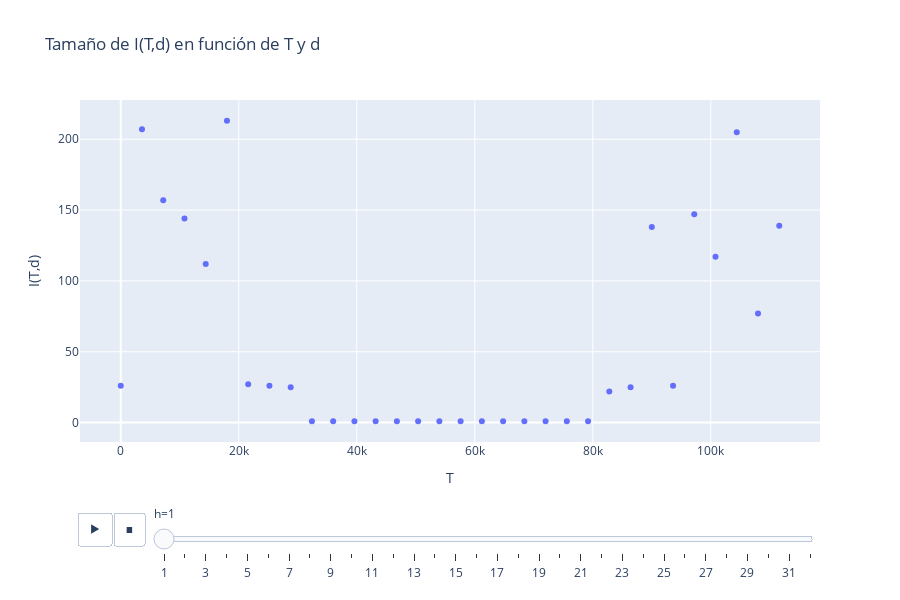

The notebook cell this image was saved under:
### Markdown cell above
### Grafico Animado de la evolución del tamaño de I(T,d) en función de T y d (en Horas)

### Code cell
fig = px.scatter(df_sim, x='T', y='I(T,d)', height=600, title='Tamaño de I(T,d) en función de T y d', animation_frame="h")
fig.show()

### Figure 1 — Plotly figure (JSON) as saved in the notebook; plotly's stock layout.template omitted (floating-point values rounded to 4 significant figures)
{"data": [{"hovertemplate": "h=1<br>T=%{x}<br>I(T,d)=%{y}<extra></extra>", "legendgroup": "", "marker": {"color": "#636efa", "symbol": "circle"}, "mode": "markers", "name": "", "orientation": "v", "showlegend": false, "type": "scatter", "x": [0, 3600, 7200, 10800, 14400, 18000, 21600, 25200, 28800, 32400, 36000, 39600, 43200, 46800, 50400, 54000, 57600, 61200, 64800, 68400, 72000, 75600, 79200, 82800, 86400, 90000, 93600, 97200, 100800, 104400, 108000, 111600], "xaxis": "x", "y": [26, 207, 157, 144, 112, 213, 27, 26, 25, 1, 1, 1, 1, 1, 1, 1, 1, 1, 1, 1, 1, 1, 1, 22, 25, 138, 26, 147, 117, 205, 77, 139], "yaxis": "y"}], "layout": {"height": 600, "legend": {"tracegroupgap": 0}, "sliders": [{"active": 0, "currentvalue": {"prefix": "h="}, "len": 0.9, "pad": {"b": 10, "t": 60}, "steps": [{"args": [["1"], {"frame": {"duration": 0, "redraw": false}, "fromcurrent": true, "mode": "immediate", "transition": {"duration": 0, "easing": "linear"}}], "label": "1", "method": "animate"}, {"args": [["2"], {"frame": {"duration": 0, "redraw": false}, "fromcurrent": true, "mode": "immediate", "transition": {"duration": 0, "easing": "linear"}}], "label": "2", "method": "animate"}, {"args": [["3"], {"frame": {"duration": 0, "redraw": false}, "fromcurrent": true, "mode": "immediate", "transition": {"duration": 0, "easing": "linear"}}], "label": "3", "method": "animate"}, {"args": [["4"], {"frame": {"duration": 0, "redraw": false}, "fromcurrent": true, "mode": "immediate", "transition": {"duration": 0, "easing": "linear"}}], "label": "4", "method": "animate"}, {"args": [["5"], {"frame": {"duration": 0, "redraw": false}, "fromcurrent": true, "mode": "immediate", "transition": {"duration": 0, "easing": "linear"}}], "label": "5", "method": "animate"}, {"args": [["6"], {"frame": {"duration": 0, "redraw": false}, "fromcurrent": true, "mode": "immediate", "transition": {"duration": 0, "easing": "linear"}}], "label": "6", "method": "animate"}, {"args": [["7"], {"frame": {"duration": 0, "redraw": false}, "fromcurrent": true, "mode": "immediate", "transition": {"duration": 0, "easing": "linear"}}], "label": "7", "method": "animate"}, {"args": [["8"], {"frame": {"duration": 0, "redraw": false}, "fromcurrent": true, "mode": "immediate", "transition": {"duration": 0, "easing": "linear"}}], "label": "8", "method": "animate"}, {"args": [["9"], {"frame": {"duration": 0, "redraw": false}, "fromcurrent": true, "mode": "immediate", "transition": {"duration": 0, "easing": "linear"}}], "label": "9", "method": "animate"}, {"args": [["10"], {"frame": {"duration": 0, "redraw": false}, "fromcurrent": true, "mode": "immediate", "transition": {"duration": 0, "easing": "linear"}}], "label": "10", "method": "animate"}, {"args": [["11"], {"frame": {"duration": 0, "redraw": false}, "fromcurrent": true, "mode": "immediate", "transition": {"duration": 0, "easing": "linear"}}], "label": "11", "method": "animate"}, {"args": [["12"], {"frame": {"duration": 0, "redraw": false}, "fromcurrent": true, "mode": "immediate", "transition": {"duration": 0, "easing": "linear"}}], "label": "12", "method": "animate"}, {"args": [["13"], {"frame": {"duration": 0, "redraw": false}, "fromcurrent": true, "mode": "immediate", "transition": {"duration": 0, "easing": "linear"}}], "label": "13", "method": "animate"}, {"args": [["14"], {"frame": {"duration": 0, "redraw": false}, "fromcurrent": true, "mode": "immediate", "transition": {"duration": 0, "easing": "linear"}}], "label": "14", "method": "animate"}, {"args": [["15"], {"frame": {"duration": 0, "redraw": false}, "fromcurrent": true, "mode": "immediate", "transition": {"duration": 0, "easing": "linear"}}], "label": "15", "method": "animate"}, {"args": [["16"], {"frame": {"duration": 0, "redraw": false}, "fromcurrent": true, "mode": "immediate", "transition": {"duration": 0, "easing": "linear"}}], "label": "16", "method": "animate"}, {"args": [["17"], {"frame": {"duration": 0, "redraw": false}, "fromcurrent": true, "mode": "immediate", "transition": {"duration": 0, "easing": "linear"}}], "label": "17", "method": "animate"}, {"args": [["18"], {"frame": {"duration": 0, "redraw": false}, "fromcurrent": true, "mode": "immediate", "transition": {"duration": 0, "easing": "linear"}}], "label": "18", "method": "animate"}, {"args": [["19"], {"frame": {"duration": 0, "redraw": false}, "fromcurrent": true, "mode": "immediate", "transition": {"duration": 0, "easing": "linear"}}], "label": "19", "method": "animate"}, {"args": [["20"], {"frame": {"duration": 0, "redraw": false}, "fromcurrent": true, "mode": "immediate", "transition": {"duration": 0, "easing": "linear"}}], "label": "20", "method": "animate"}, {"args": [["21"], {"frame": {"duration": 0, "redraw": false}, "fromcurrent": true, "mode": "immediate", "transition": {"duration": 0, "easing": "linear"}}], "label": "21", "method": "animate"}, {"args": [["22"], {"frame": {"duration": 0, "redraw": false}, "fromcurrent": true, "mode": "immediate", "transition": {"duration": 0, "easing": "linear"}}], "label": "22", "method": "animate"}, {"args": [["23"], {"frame": {"duration": 0, "redraw": false}, "fromcurrent": true, "mode": "immediate", "transition": {"duration": 0, "easing": "linear"}}], "label": "23", "method": "animate"}, {"args": [["24"], {"frame": {"duration": 0, "redraw": false}, "fromcurrent": true, "mode": "immediate", "transition": {"duration": 0, "easing": "linear"}}], "label": "24", "method": "animate"}, {"args": [["25"], {"frame": {"duration": 0, "redraw": false}, "fromcurrent": true, "mode": "immediate", "transition": {"duration": 0, "easing": "linear"}}], "label": "25", "method": "animate"}, {"args": [["26"], {"frame": {"duration": 0, "redraw": false}, "fromcurrent": true, "mode": "immediate", "transition": {"duration": 0, "easing": "linear"}}], "label": "26", "method": "animate"}, {"args": [["27"], {"frame": {"duration": 0, "redraw": false}, "fromcurrent": true, "mode": "immediate", "transition": {"duration": 0, "easing": "linear"}}], "label": "27", "method": "animate"}, {"args": [["28"], {"frame": {"duration": 0, "redraw": false}, "fromcurrent": true, "mode": "immediate", "transition": {"duration": 0, "easing": "linear"}}], "label": "28", "method": "animate"}, {"args": [["29"], {"frame": {"duration": 0, "redraw": false}, "fromcurrent": true, "mode": "immediate", "transition": {"duration": 0, "easing": "linear"}}], "label": "29", "method": "animate"}, {"args": [["30"], {"frame": {"duration": 0, "redraw": false}, "fromcurrent": true, "mode": "immediate", "transition": {"duration": 0, "easing": "linear"}}], "label": "30", "method": "animate"}, {"args": [["31"], {"frame": {"duration": 0, "redraw": false}, "fromcurrent": true, "mode": "immediate", "transition": {"duration": 0, "easing": "linear"}}], "label": "31", "method": "animate"}, {"args": [["32"], {"frame": {"duration": 0, "redraw": false}, "fromcurrent": true, "mode": "immediate", "transition": {"duration": 0, "easing": "linear"}}], "label": "32", "method": "animate"}], "x": 0.1, "xanchor": "left", "y": 0, "yanchor": "top"}], "title": {"text": "Tamaño de I(T,d) en función de T y d"}, "updatemenus": [{"buttons": [{"args": [null, {"frame": {"duration": 500, "redraw": false}, "fromcurrent": true, "mode": "immediate", "transition": {"duration": 500, "easing": "linear"}}], "label": "&#9654;", "method": "animate"}, {"args": [[null], {"frame": {"duration": 0, "redraw": false}, "fromcurrent": true, "mode": "immediate", "transition": {"duration": 0, "easing": "linear"}}], "label": "&#9724;", "method": "animate"}], "direction": "left", "pad": {"r": 10, "t": 70}, "showactive": false, "type": "buttons", "x": 0.1, "xanchor": "right", "y": 0, "yanchor": "top"}], "xaxis": {"anchor": "y", "domain": [0, 1], "title": {"text": "T"}}, "yaxis": {"anchor": "x", "domain": [0, 1], "title": {"text": "I(T,d)"}}}}
